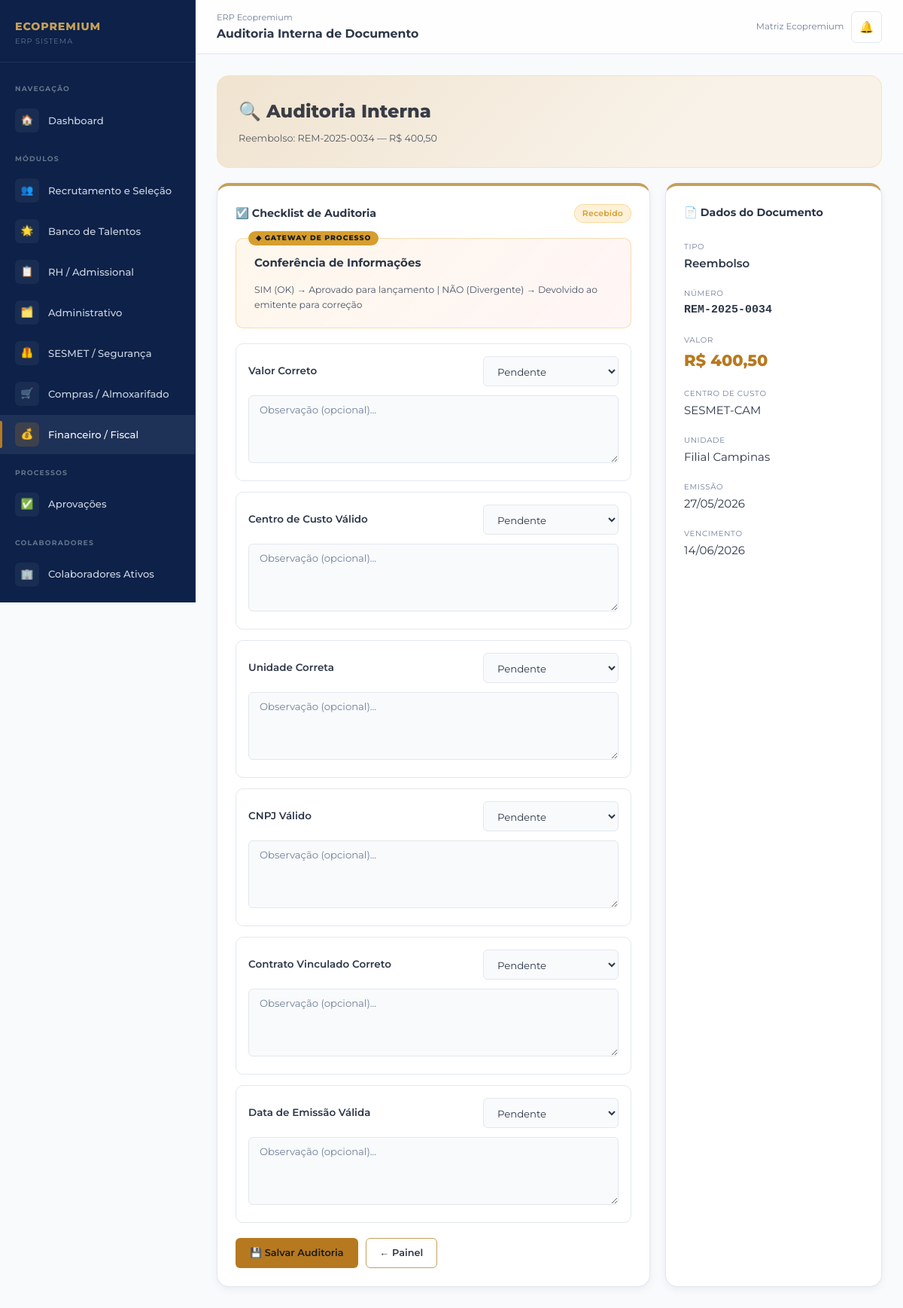
Screenshot of /financeiro/documento/4/auditoria/ (signed in) with the database file from the repository.
### core/models.py (models this page shows, shortened)
class PerfilUsuario(models.Model):
    PERFIS = [
        ('admin', 'Administrador'),
        ('gestor', 'Gestor'),
        ('rh', 'RH / Departamento Pessoal'),
        ('financeiro', 'Financeiro / Fiscal'),
        ('sesmet', 'SESMET / Segurança do Trabalho'),
        ('compras', 'Compras / Almoxarifado'),
        ('operacional', 'Operacional'),
    ]
    MARCAS = [
        ('eco_premium', 'Eco Premium'),
        ('trip_premium', 'Trip Premium'),
        ('log_premium', 'Log Premium'),
        ('matriz', 'Matriz Ecopremium'),
    ]
    usuario = models.OneToOneField(User, on_delete=models.CASCADE, related_name='perfil')
    perfil = models.CharField(max_length=20, choices=PERFIS, default='operacional')
    marca = models.CharField(max_length=20, choices=MARCAS, default='eco_premium')
    unidade = models.CharField(max_length=100, default='Matriz')
    telefone = models.CharField(max_length=20, blank=True)
    avatar_iniciais = models.CharField(max_length=3, blank=True)
    criado_em = models.DateTimeField(auto_now_add=True)
    class Meta:
        verbose_name = 'Perfil de Usuário'
        verbose_name_plural = 'Perfis de Usuários'

### financeiro/models.py (models this page shows, shortened)
class DocumentoFinanceiro(models.Model):
    TIPOS = [
        ('nota_fiscal', 'Nota Fiscal'),
        ('contrato', 'Contrato'),
        ('reembolso', 'Reembolso'),
        ('pagamento', 'Pagamento'),
        ('faturamento', 'Faturamento'),
        ('recibo', 'Recibo'),
        ('boleto', 'Boleto Bancário'),
    ]
    STATUS = [
        ('recebido', 'Recebido'),
        ('em_auditoria', 'Em Auditoria Interna'),
        ('informacoes_incorretas', 'Informações Incorretas'),
        ('aguardando_correcao', 'Aguardando Correção'),
        ('aprovado_lancamento', 'Aprovado para Lançamento'),
        ('lancado', 'Lançado no ERP'),
        ('arquivado', 'Arquivado'),
    ]
    tipo = models.CharField(max_length=20, choices=TIPOS, verbose_name='Tipo de Documento')
    numero_documento = models.CharField(max_length=50, verbose_name='Número do Documento')
    descricao = models.CharField(max_length=300, verbose_name='Descrição')
    valor = models.DecimalField(max_digits=14, decimal_places=2, verbose_name='Valor (R$)')
    centro_custo = models.CharField(max_length=100, verbose_name='Centro de Custo')
    unidade = models.CharField(max_length=100, verbose_name='Unidade')
    cnpj_emitente = models.CharField(max_length=18, blank=True, verbose_name='CNPJ do Emitente')
    razao_social_emitente = models.CharField(max_length=200, blank=True, verbose_name='Razão Social')
    contratos_vinculados = models.CharField(max_length=200, blank=True, verbose_name='Contratos Vinculados')
    data_emissao = models.DateField(verbose_name='Data de Emissão')
    data_vencimento = models.DateField(null=True, blank=True, verbose_name='Data de Vencimento')
    status = models.CharField(max_length=30, choices=STATUS, default='recebido')
    motivo_rejeicao = models.TextField(blank=True, verbose_name='Motivo da Rejeição')
    recebido_por = models.ForeignKey(User, on_delete=models.SET_NULL, null=True, blank=True,
                                      related_name='documentos_recebidos')
    criado_em = models.DateTimeField(auto_now_add=True)
    atualizado_em = models.DateTimeField(auto_now=True)
    class Meta:
        verbose_name = 'Documento Financeiro'
        verbose_name_plural = 'Documentos Financeiros'
        ordering = ['-criado_em']

class AuditoriaItem(models.Model):
    ITENS_CHECKLIST = [
        ('valor_correto', 'Valor Correto'),
        ('centro_custo_ok', 'Centro de Custo Válido'),
        ('unidade_ok', 'Unidade Correta'),
        ('cnpj_valido', 'CNPJ Válido'),
        ('contrato_vinculado', 'Contrato Vinculado Correto'),
        ('data_valida', 'Data de Emissão Válida'),
    ]
    STATUS = [
        ('pendente', 'Pendente'),
        ('ok', 'Conferido — OK'),
        ('divergente', 'Divergente'),
    ]
    documento = models.ForeignKey(DocumentoFinanceiro, on_delete=models.CASCADE, related_name='auditoria')
    item = models.CharField(max_length=30, choices=ITENS_CHECKLIST)
    status = models.CharField(max_length=15, choices=STATUS, default='pendente')
    observacao = models.TextField(blank=True)
    verificado_por = models.ForeignKey(User, on_delete=models.SET_NULL, null=True, blank=True,
                                        related_name='itens_auditados')
    verificado_em = models.DateTimeField(auto_now=True)
    class Meta:
        verbose_name = 'Item de Auditoria'
        verbose_name_plural = 'Itens de Auditoria'
        unique_together = ('documento', 'item')

### financeiro/views.py (the view, shortened to what this page needs)
# urls.py: path('documento/<int:pk>/auditoria/', views.auditoria_documento, name='auditoria_documento'),
@login_required
def auditoria_documento(request, pk):
    doc = get_object_or_404(DocumentoFinanceiro, pk=pk)
    itens = doc.auditoria.all()
    return render(request, 'financeiro/auditoria.html', {
        'documento': doc,
        'itens': itens,
        'status_choices': AuditoriaItem.STATUS,
    })

### templates/financeiro/auditoria.html (shortened to what this page needs)
{% extends 'base.html' %}
{% block nav_financeiro %}active{% endblock %}
{% block topbar_title %}Auditoria Interna de Documento{% endblock %}
{% block content %}
<div class="module-banner mod-banner-6" style="margin-bottom:20px;">
  <div class="mod-title">🔍 Auditoria Interna</div>
  <div class="mod-desc">{{ documento.get_tipo_display }}: {{ documento.numero_documento }} — R$ {{ documento.valor|floatformat:2 }}</div>
</div>
<div style="display:grid;grid-template-columns:2fr 1fr;gap:20px;">
  <div class="card">
    <div class="card-header">
      <div class="card-title">☑️ Checklist de Auditoria</div>
      <span class="badge {% if documento.status == 'aprovado_lancamento' %}badge-success{% elif documento.status == 'informacoes_incorretas' %}badge-danger{% else %}badge-warning{% endif %}">
        {{ documento.get_status_display }}
      </span>
    </div>
    <div class="gateway-box">
      <div class="gateway-question">Conferência de Informações</div>
      <p style="font-size:0.82rem;color:var(--text-secondary);">SIM (OK) → Aprovado para lançamento | NÃO (Divergente) → Devolvido ao emitente para correção</p>
    </div>
    {% if documento.status == 'aprovado_lancamento' or documento.status == 'lancado' or documento.status == 'arquivado' %}
    <div style="text-align:center;padding:20px;color:var(--success);">
      <div style="font-size:2rem;">✅</div>
      <div style="font-weight:700;margin-top:8px;">Auditoria Aprovada</div>
      <div style="font-size:0.78rem;color:var(--text-muted);">Documento liberado para lançamento no ERP</div>
      <a href="{% url 'detalhe_documento' documento.pk %}" class="btn btn-mod6 mt-4">Ver Documento</a>
    </div>
    {% else %}
    <form method="post" style="margin-top:20px;">
      <div style="display:grid;gap:14px;">
        {% for item in itens %}
        <div style="padding:16px;border:1px solid var(--border);border-radius:var(--radius-md);">
          <div style="display:flex;justify-content:space-between;align-items:center;margin-bottom:12px;">
            <div style="font-weight:600;font-size:0.9rem;">{{ item.get_item_display }}</div>
            <select name="item_{{ item.pk }}" class="form-control" style="max-width:180px;">
              {% for val, label in status_choices %}
              <option value="{{ val }}" {% if item.status == val %}selected{% endif %}>{{ label }}</option>
              {% endfor %}
            </select>
          </div>
          <textarea name="obs_{{ item.pk }}" class="form-control" rows="1"
                    placeholder="Observação (opcional)...">{{ item.observacao }}</textarea>
        </div>
        {% endfor %}
      </div>
      <div class="gateway-actions" style="margin-top:20px;">
        <button type="submit" class="btn btn-mod6">💾 Salvar Auditoria</button>
        <a href="{% url 'painel_financeiro' %}" class="btn btn-outline">← Painel</a>
      </div>
    </form>
    {% endif %}
  </div>
  <div class="card">
    <div class="card-header">
      <div class="card-title">📄 Dados do Documento</div>
    </div>
    <div style="display:grid;gap:14px;">
      <div>
        <span style="font-size:0.68rem;color:var(--text-muted);text-transform:uppercase;letter-spacing:.06em;">Tipo</span>
        <div style="font-weight:600;">{{ documento.get_tipo_display }}</div>
      </div>
      <div>
        <span style="font-size:0.68rem;color:var(--text-muted);text-transform:uppercase;letter-spacing:.06em;">Número</span>
        <div style="font-weight:600;font-family:monospace;">{{ documento.numero_documento }}</div>
      </div>
      <div>
        <span style="font-size:0.68rem;color:var(--text-muted);text-transform:uppercase;letter-spacing:.06em;">Valor</span>
        <div style="font-size:1.4rem;font-weight:800;color:var(--mod6-yellow);">R$ {{ documento.valor|floatformat:2 }}</div>
      </div>
      <div>
        <span style="font-size:0.68rem;color:var(--text-muted);text-transform:uppercase;letter-spacing:.06em;">Centro de Custo</span>
        <div>{{ documento.centro_custo }}</div>
      </div>
      <div>
        <span style="font-size:0.68rem;color:var(--text-muted);text-transform:uppercase;letter-spacing:.06em;">Unidade</span>
        <div>{{ documento.unidade }}</div>
      </div>
      <div>
        <span style="font-size:0.68rem;color:var(--text-muted);text-transform:uppercase;letter-spacing:.06em;">Emissão</span>
        <div>{{ documento.data_emissao|date:"d/m/Y" }}</div>
      </div>
      {% if documento.data_vencimento %}
      <div>
        <span style="font-size:0.68rem;color:var(--text-muted);text-transform:uppercase;letter-spacing:.06em;">Vencimento</span>
        <div>{{ documento.data_vencimento|date:"d/m/Y" }}</div>
      </div>
      {% endif %}
    </div>
  </div>
</div>
{% endblock %}

### templates/base.html (shortened to what this page needs)
{% load static %}
<!DOCTYPE html>
<html lang="pt-BR">
<head>
  <link rel="stylesheet" href="{% static 'css/main.css' %}?v=2">
</head>
<body>
<div class="erp-layout">
  <aside class="sidebar" id="sidebar">
    <div class="sidebar-logo">
      <div class="sidebar-logo-text">
        <div class="brand-name">ECOPREMIUM</div>
        <div class="brand-sub">ERP Sistema</div>
      </div>
    </div>
    <nav class="sidebar-nav">
      <div class="nav-section-label">Navegação</div>
      <a href="{% url 'dashboard' %}" class="nav-item {% block nav_dashboard %}{% endblock %}">
        <span class="nav-icon">🏠</span>
        Dashboard
      </a>
      <div class="nav-section-label">Módulos</div>
      <a href="{% url 'lista_vagas' %}" class="nav-item mod1 {% block nav_recrutamento %}{% endblock %}">
        <span class="nav-icon">👥</span>
        Recrutamento e Seleção
      </a>
      <a href="{% url 'banco_talentos' %}" class="nav-item mod1 {% block nav_talentos %}{% endblock %}">
        <span class="nav-icon">🌟</span>
        Banco de Talentos
      </a>
      <a href="{% url 'lista_admissoes' %}" class="nav-item mod2 {% block nav_admissional %}{% endblock %}">
        <span class="nav-icon">📋</span>
        RH / Admissional
      </a>
      <a href="{% url 'lista_demandas' %}" class="nav-item mod3 {% block nav_administrativo %}{% endblock %}">
        <span class="nav-icon">🗂️</span>
        Administrativo
      </a>
      <a href="{% url 'dashboard_sesmet' %}" class="nav-item mod4 {% block nav_sesmet %}{% endblock %}">
        <span class="nav-icon">🦺</span>
        SESMET / Segurança
      </a>
      <a href="{% url 'painel_compras' %}" class="nav-item mod5 {% block nav_compras %}{% endblock %}">
        <span class="nav-icon">🛒</span>
        Compras / Almoxarifado
      </a>
      <a href="{% url 'painel_financeiro' %}" class="nav-item mod6 {% block nav_financeiro %}{% endblock %}">
        <span class="nav-icon">💰</span>
        Financeiro / Fiscal
      </a>
      <div class="nav-section-label">Processos</div>
      <a href="{% url 'aprovacoes_pendentes' %}" class="nav-item {% block nav_aprovacoes %}{% endblock %}" id="navAprovacoes">
        <span class="nav-icon">✅</span>
        Aprovações
      </a>
      <div class="nav-section-label">Colaboradores</div>
      <a href="{% url 'lista_colaboradores' %}" class="nav-item {% block nav_colaboradores %}{% endblock %}">
        <span class="nav-icon">🏢</span>
        Colaboradores Ativos
      </a>
    </nav>
  </aside>
  <div class="main-content">
    <div class="topbar">
      <div class="topbar-title">
        <span class="breadcrumb">ERP Ecopremium</span>
        {% block topbar_title %}Dashboard{% endblock %}
      </div>
      <div class="topbar-actions">
        <span style="font-size:0.78rem;color:var(--text-muted);">
          {% if user.perfil %}{{ user.perfil.get_marca_display }}{% endif %}
        </span>
        <a href="#" class="notif-btn" id="notifBtn" title="Notificações">
          🔔
        </a>
      </div>
    </div>
    <div class="content-area">
      {% block content %}{% endblock %}
    </div>
  </div>
</div>
</body>
</html>

### rows the page displays
DocumentoFinanceiro: tipo "Reembolso", numero_documento "REM-2025-0034", valor "400,50", status "Recebido", centro_custo "SESMET-CAM", unidade "Filial Campinas", data_emissao "27/05/2026", data_vencimento "14/06/2026"
AuditoriaItem: item "Valor Correto", status+id "Pendente", pk "Observação (opcional)..."
AuditoriaItem: item "Centro de Custo Válido", status+id "Pendente", pk "Observação (opcional)..."
AuditoriaItem: item "Unidade Correta", status+id "Pendente", pk "Observação (opcional)..."
AuditoriaItem: item "CNPJ Válido", status+id "Pendente", pk "Observação (opcional)..."
AuditoriaItem: item "Contrato Vinculado Correto", status+id "Pendente", pk "Observação (opcional)..."
AuditoriaItem: item "Data de Emissão Válida", status+id "Pendente", pk "Observação (opcional)..."

### other values shown
{{ user.perfil.get_marca_display }} "Matriz Ecopremium"
